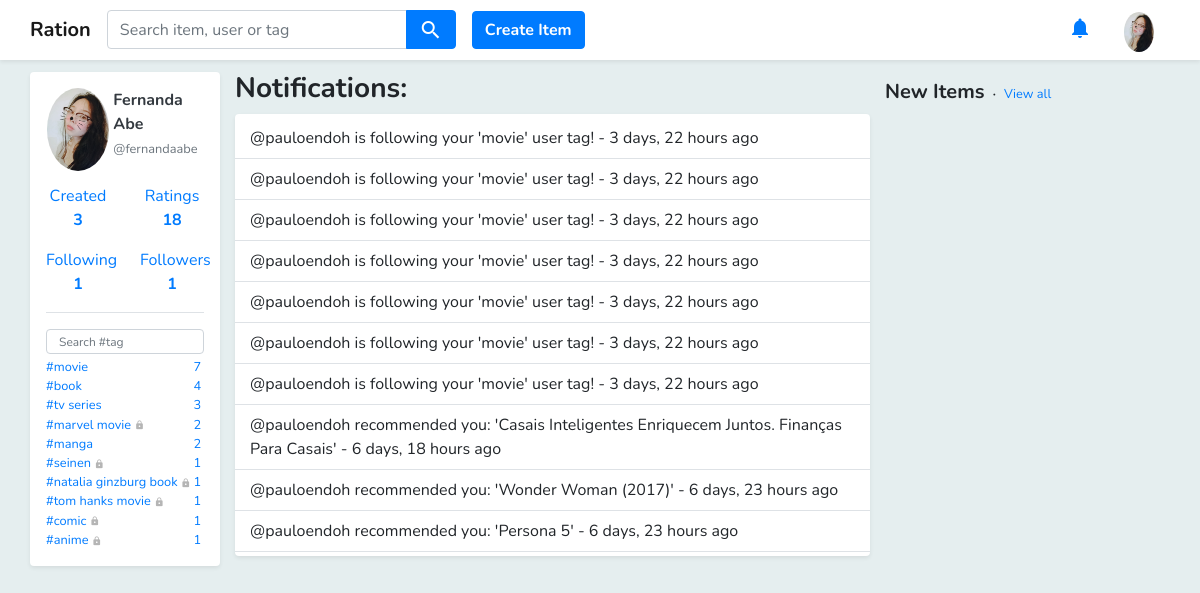
Before: /notifications/ (signed in) with the older database file.
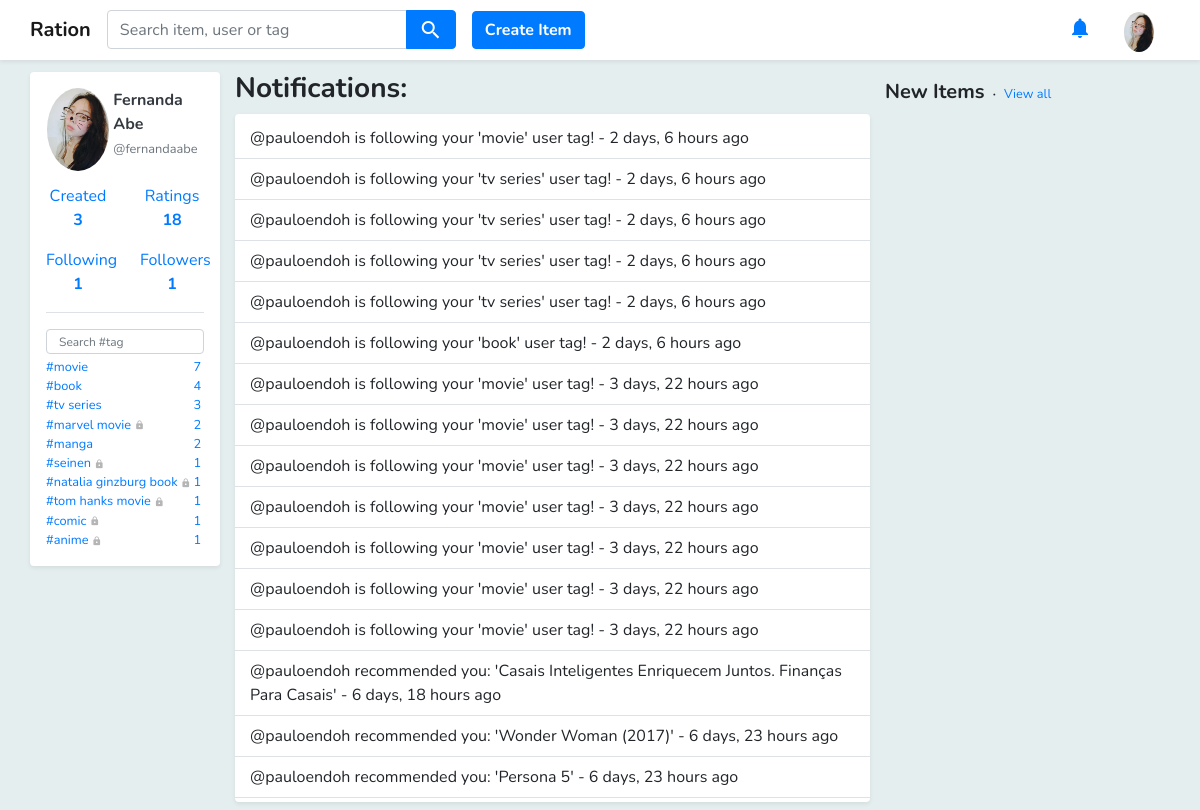
After: the same page with the newer database file.
### core/models.py (models this page shows, shortened)
class Profile(models.Model):
    user = models.OneToOneField(
        User,
        related_name='profile',
        on_delete=models.CASCADE,
        primary_key=True
    )
    fullname = models.CharField(max_length=100)
    picture = models.ImageField(upload_to='profile_pics', blank=True, default="profile_pics/default.png")
    bio = models.TextField(null=True, blank=True)
    location = models.TextField(null=True, blank=True)
    website = models.TextField(null=True, blank=True)

class User_Item(models.Model):
    user = models.ForeignKey(User, related_name='user_items', on_delete=models.CASCADE)
    item = models.ForeignKey(Item, related_name='user_items', on_delete=models.CASCADE)
    rating = models.FloatField(validators=[MinValueValidator(1), MaxValueValidator(5)], null=True, blank=True)
    interest = models.FloatField(validators=[MinValueValidator(1), MaxValueValidator(3)], null=True, blank=True)

class Following(models.Model):
    follower = models.ForeignKey(User, on_delete=models.CASCADE)
    user_tag = models.ForeignKey(User_Tag, on_delete=models.CASCADE)

class User_Tag(models.Model):
    user = models.ForeignKey(User, on_delete=models.CASCADE)
    tag = models.ForeignKey(Tag, on_delete=models.CASCADE)
    item_count = models.IntegerField()
    is_private = models.NullBooleanField()

class Tag(models.Model):
    name = models.TextField()
    is_official = models.BooleanField(default=0)

class Notification(models.Model):
    user = models.ForeignKey(User, related_name='notifications', on_delete=models.CASCADE)
    message = models.CharField(max_length=255)
    timestamp = models.DateTimeField(auto_now_add=True)
    is_new = models.BooleanField(default=True)
    was_new = models.BooleanField(default=False)

### core/views.py (the view)
# urls.py: path('notifications/', views.notifications, name='notifications'),
@login_required
def notifications(request):
    notifications = Notification.objects.filter(user=request.user).order_by('-timestamp')
    for notification in notifications:
        if notification.was_new:
            notification.was_new = False
            notification.save()
        if notification.is_new:
            notification.is_new = False
            notification.was_new = True
            notification.save()
    return render(request, 'notifications.html', {'notifications': notifications, })

### core/models.py (called while the page is built)
def get_user_tag_list(self):
    user_tag_list = User_Tag.objects.filter(user=self).order_by('-item_count')
    return user_tag_list

def get_followers(self):
    followers = []
    user_tags = User_Tag.objects.filter(user=self)
    for user_tag in user_tags:
        followings = Following.objects.filter(user_tag=user_tag)
        for following in followings:
            in_list = False
            for follower in followers:
                if follower.id == following.follower.id:
                    in_list = True
            if not in_list:
                followers.append(following.follower)
    return followers

def new_notifications_count(self):
    count = 0
    notifications = Notification.objects.filter(user=self)
    for notification in notifications:
        if notification.is_new:
            count += 1
    return count

### core/templatetags/utils.py (called while the page is built)
@register.simple_tag
def get_follower_count_by_user(user):
    followers = user.get_followers()
    return len(followers)

@register.simple_tag
def get_following_count_by_user(user):
    followings = Following.objects.filter(follower=user)
    user_followings = []
    for following in followings:
        inside_list = False
        for user_following in user_followings:
            if following.user_tag.user.id == user_following.id:
                inside_list= True
        if not inside_list:
            user_followings.append(following.user_tag.user)
    return len(user_followings)

@register.simple_tag
def get_created_item_count_by_user(user):
    count = Item.objects.filter(creator=user).count()
    return count

### templates/notifications.html
{% extends 'base.html' %}
{% load humanize %}
{% block content %}
<div class="pb-2 container">
    <div class="row">
        {% include 'includes/left_container.html' %}
        <div class="col-7">
            <h3 class="font-weight-bold">Notifications: </h3>
            <div class="bg-white rounded shadow-sm pt-1 pb-1 ">
                {% for notification in notifications %}
            <div class="container pt-2 pb-2 border-bottom
                    {% if notification.was_new %}
                    bg-light
                    {% else %}
                    bg-white
                    {% endif %}
                    "
            >
                <p class="mb-0">{{ notification.message }} - {{ notification.timestamp|naturaltime }}</p>
            </div>
            {% endfor %}
            </div>
        </div>
        <div class="col-3 pl-0 pr-0">
            {% include 'includes/right_container.html' %}
        </div>
    </div>
</div>
{% endblock %}

### templates/base.html (shortened to what this page needs)
{% load staticfiles %}
<!DOCTYPE html>
<html lang="en">
<head>
    <link rel="stylesheet" href="{% static 'styles/bootstrap.css' %}">
    <link rel="stylesheet" href="https://use.fontawesome.com/releases/v5.0.13/css/all.css"
>
    <link rel="stylesheet" href="{% static 'styles/jquery-ui.css' %}" type="text/css" media="all"/>
    <link href="{% static 'styles/main.css' %}" rel="stylesheet">
</head>
<body class="body">
<div class="pt-5"></div>
<nav class="navbar fixed-top navbar-expand-sm bg-white navbar-light shadow-sm ">
    <div class="container pl-0 pr-0 ">
        <ul class="navbar-nav mr-auto">
            <li class="nav-item ">
                <a class="navbar-brand font-weight-bold" href="{% url 'home' %}">Ration</a>
            </li>
            <li class="nav-item">
                <form method="get" action="{% url 'search' %}">
                    <div class="input-group ui-widget">
                        <input id='search-box' type="text" class="form-control text-italic" name="q"
                               placeholder="Search item, user or tag" required
                               />
                        <div class="input-group-append">
                            <button class="btn btn-primary"><i class="material-icons align-middle">search</i></button>
                        </div>
                    </div>
                </form>
            </li>
            {% if request.user.is_authenticated %}
            <div class="pl-3 align-self-center">
                <a href="{% url 'create_item' %}">
                    <button type="button" class="btn btn-primary rounded font-weight-bold">Create Item</button>
                </a>
            </div>
            {% endif %}
        </ul>
        <ul class="navbar-nav">
            {% if request.user.is_authenticated %}
            <li class="nav-item pr-3">
                <a class="nav-link p-0" href="{% url 'notifications' %}">
                    <i class="material-icons pt-2 text-primary">
                    </i>
                </a>
            </li>
            <li class="nav-item dropdown">
                <a class="nav-link text-primary p-0" href="#" id="navbardrop"
                   data-toggle="dropdown">
                    <img class="rounded-circle mt-1 ml-3 mr-3" src="/media/{{ request.user.profile.picture }}"  width="30px"/>
                </a>
            </li>
            {% endif %}
        </ul>
    </div>
</nav>
{% block content %}{% endblock %}
</body>
</html>

### templates/includes/left_container.html (shortened to what this page needs)
{% load utils %}
<div class="col-2 pl-0 pr-0">
    {% if request.user.is_authenticated %}
    <div class="bg-white pl-3 pr-3 shadow-sm rounded">
        <div class="pt-3">
            {% if user.is_authenticated %}
            <div class="row">
                <div class="col-5 pl-3 pr-0">
                    <a href="{% url 'user' user.username %}">
                        <img class="rounded-circle w-100" src="/media/{{ user.profile.picture }}"/>
                    </a>
                </div>
                <div class="col-7 pl-1 pr-2">
                    <p>
                        <a href="{% url 'user' user.username %}" class="text-dark no-underline">
                            <b>{{ user.profile.fullname }}</b>
                            <br>
                            <small class="text-muted d-inline">@{{ user.username }}</small>
                        </a>
                    </p>
                </div>
            </div>
            <div class="row">
                <div class="col-6">
                    <div class="align-self-center">
                        <a class="nav-link text-center pl-0 pr-0 {% if '/created' in request.path %}font-weight-bold{% endif %}"
                           href="{% url 'user_created_item_list' user.username %}">Created
                            <br>
                            <b>
                                {%get_created_item_count_by_user user%}
                            </b>
                        </a>
                    </div>
                </div>
                <div class="col-6">
                    <div class="align-self-center">
                        <a class="nav-link text-center pl-0 pr-0  {% if '/ratings' in request.path %}font-weight-bold{% endif %}"
                           href="{% url 'rating_list' user.username %}">Ratings<br><b>{{user.user_items.all|length}}</b>
                        </a>
                    </div>
                </div>
            </div>
            <div class="row">
                <div class="col-6">
                    <div class="align-self-center">
                        <a class="nav-link text-center pl-0 pr-0  {% if '/following' in request.path %}font-weight-bold{% endif %}"
                           href="{% url 'following_list' user.username %}">Following
                            <br>
                            <b> {% get_following_count_by_user user %}</b>
                        </a>
                    </div>
                </div>
                <div class="col-6">
                    <div class="align-self-center">
                        <a class="nav-link text-center pl-0 pr-0  {% if '/followers' in request.path %}font-weight-bold{% endif %}"
                           href="{% url 'follower_list' user.username %}">Followers<br>
                            <b>{% get_follower_count_by_user user %}</b>
                        </a>
                    </div>
                </div>
            </div>
            <div class="mt-2 mb-3 container border-top"></div>
            <ul class="no-bullets pl-0 pb-3">
                <div class="form-group mb-1">
                    <input class="form-control user-tag-filter" type="text" placeholder="Search #tag"/>
                </div>
                {% for user_tag in user.get_user_tag_list %}
                {% if user_tag.user == request.user %}
                <li>
                    <small>
                        <a href="{% url 'rating_list' user.username %}?tag={{ user_tag.tag.name }}">
                            <div class="row no-gutters">
                                <div class="col-11">
                                    #{{ user_tag.tag.name }}
                                    {% if user_tag.is_private %}
                                    <i class="material-icons align-middle" style="font-size: 10px; color: #b5b5b5; ">
                                    </i>
                                    {% endif %}
                                </div>
                                <div class="col-1 text-center">
                                    {{ user_tag.item_count }}
                                </div>
                            </div>
                        </a>
                    </small>
                </li>
                {% endif %}
                {% endfor %}
            </ul>
            {% endif %}
        </div>
    </div>
    {% endif %}
</div>

### templates/includes/right_container.html (shortened to what this page needs)
{% load utils %}
<div class="mt-2">
    <h5 class="d-inline font-weight-bold ">New Items</h5>
    <small class="ml-1 mr-1 font-weight-bold ">·</small>
    <a href="{% url 'items' %}">
        <small>View all</small>
    </a>
</div>

### static/styles/main.css (style rules this page uses)
.no-underline:link { text-decoration:none; }
#search-box { width:300px; }
.no-bullets { list-style-type: none; }
.body { background-color: #e5eeef; }
.user-tag-filter { height: 25px; font-size: 12px; }

Changed rows visible on the page:
added Notification: message "@pauloendoh is following your 'movie' user tag!", timestamp "2 days, 6 hours ago"
added Notification: message "@pauloendoh is following your 'tv series' user tag!", timestamp "2 days, 6 hours ago"
added Notification: message "@pauloendoh is following your 'tv series' user tag!", timestamp "2 days, 6 hours ago"
added Notification: message "@pauloendoh is following your 'tv series' user tag!", timestamp "2 days, 6 hours ago"
added Notification: message "@pauloendoh is following your 'tv series' user tag!", timestamp "2 days, 6 hours ago"
added Notification: message "@pauloendoh is following your 'book' user tag!", timestamp "2 days, 6 hours ago"
